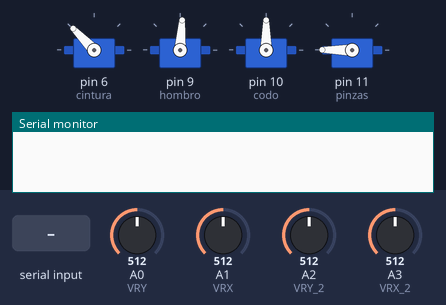
A sketch run on a simulated Arduino Uno, built with avr-gcc and run on an emulated ATmega328P. On the bench: 4 × servo, the last lines printed to the serial monitor. The test bench sets the inputs (shaded band); at power-on: A0 (VRY) = 512, A1 (VRX) = 512, A2 (VRY_2) = 512, A3 (VRX_2) = 512.

Above: at 2.2 s.
2.3 s: "ir_celda\n" received over Serial
At 3.5 s:
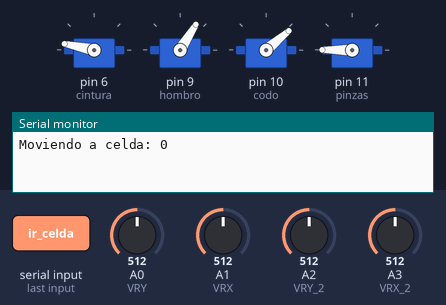
3.8 s: "control_joystick\n" received over Serial
5.3 s: "control_python\n" received over Serial
Timing chart, 0 to 8.3 s (numbered marks = the images above; inputs shaded):
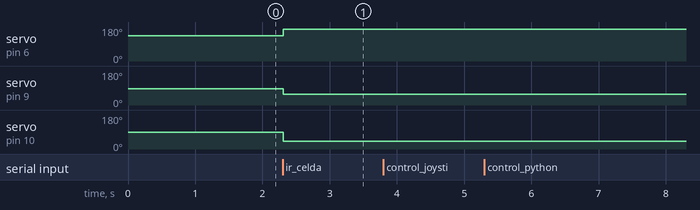

Measured:
- after the input at 2.3 s, servo on pin 6 (cintura): 134° → 168° at once; servo on pin 9 (hombro): 86° → 58° at once; servo on pin 10 (codo): 90° → 40° at once

The sketch:

arduino_code.ino
```cpp
#include <Servo.h>

Servo cintura;
Servo hombro;
Servo codo;
Servo pinzas;

int grados_cintura = 90;
int grados_hombro = 90;
int grados_codo = 90;
int grados_pinzas = 90;

#define VRY A0
#define VRX A1
#define VRY_2 A2
#define VRX_2 A3

// Definición de las coordenadas de las celdas (debe coincidir con Python)
struct Celda {
  int cintura;
  int hombro;
  int codo;
  int pinzas;
};

Celda coordenadas_celdas[] = {
  {168, 58, 40, 180},  // Celda 0 Fila 1, celda 3
  {154, 70, 100, 180},  // Celda 1
  {150, 62, 135, 180}, // Celda 2
  {130, 58, 40, 180},   // Celda 3
  {134, 86, 90, 180},   // Celda 4
  {134, 62, 135, 180}, // Celda 5
  {86, 58, 40, 180},    // Celda 6
  {114, 86, 90, 180},   // Celda 7
  {114, 62, 135, 180} // Celda 8 Fila 1, celda 1

};

bool recibir_comando_python = true; // Bandera para alternar control

void setup() {
  cintura.attach(6);
  hombro.attach(9);
  codo.attach(10);
  pinzas.attach(11);

  pinMode(VRY, INPUT);
  pinMode(VRX, INPUT);
  pinMode(VRY_2, INPUT);
  pinMode(VRX_2, INPUT);

  Serial.begin(9600);

  // Inicializar los servos a la posición de la celda central
  mover_a_celda(4);
  delay(1000); // Espera breve para que los servos se posicionen
}

void loop() {
  if (recibir_comando_python) {
    if (Serial.available() > 0) {
      String command = Serial.readStringUntil('\n');
      if (command.length() > 0) {
        if (command.startsWith("C") && command.indexOf("H") > 1 && command.indexOf("E") > command.indexOf("H") + 1 && command.indexOf("P") > command.indexOf("E") + 1) {
          int cintura_deg = command.substring(1, command.indexOf("H")).toInt();
          int hombro_deg = command.substring(command.indexOf("H") + 1, command.indexOf("E")).toInt();
          int codo_deg = command.substring(command.indexOf("E") + 1, command.indexOf("P")).toInt();
          int pinzas_deg = command.substring(command.indexOf("P") + 1).toInt();

          grados_cintura = constrain(cintura_deg, 0, 180);
          grados_hombro = constrain(hombro_deg, 10, 110);
          grados_codo = constrain(codo_deg, 0, 180);
          grados_pinzas = constrain(pinzas_deg, 0, 180);

          cintura.write(grados_cintura);
          hombro.write(grados_hombro);
          codo.write(grados_codo);
          pinzas.write(grados_pinzas);

          Serial.print("Recibido de Python: ");
          Serial.print("C"); Serial.print(grados_cintura);
          Serial.print("H"); Serial.print(grados_hombro);
          Serial.print("E"); Serial.print(grados_codo);
          Serial.print("P"); Serial.println(grados_pinzas);
        } else if (command.startsWith("ir_celda")) {
          int celda_index = command.substring(command.indexOf(" ") + 1).toInt();
          if (celda_index >= 0 && celda_index < 9) {
            mover_a_celda(celda_index);
            Serial.print("Moviendo a celda: ");
            Serial.println(celda_index);
          } else {
            Serial.println("Índice de celda inválido.");
          }
        } else if (command == "control_joystick") {
          recibir_comando_python = false;
          Serial.println("Cambiando a control por joystick.");
        }
      }
    }
  } else {
    // Control por joysticks (tu código original)
    int LVRY = analogRead(VRY);
    int LVRX = analogRead(VRX);
    int LVRY_2 = analogRead(VRY_2);
    int LVRX_2 = analogRead(VRX_2);

    if (LVRY < 340) grados_cintura -= 4;
    else if (LVRY > 680) grados_cintura += 4;
    grados_cintura = constrain(grados_cintura, 0, 180);
    cintura.write(grados_cintura);

    if (LVRX < 340) grados_hombro += 4;
    else if (LVRX > 680) grados_hombro -= 4;
    grados_hombro = constrain(grados_hombro, 10, 110);
    hombro.write(grados_hombro);

    if (LVRY_2 < 340) grados_codo += 5;
    else if (LVRY_2 > 680) grados_codo -= 5;
    grados_codo = constrain(grados_codo, 0, 180);
    codo.write(grados_codo);

    if (LVRX_2 < 340) grados_pinzas -= 5;
    else if (LVRX_2 > 680) grados_pinzas += 5;
    grados_pinzas = constrain(grados_pinzas, 0, 180);
    pinzas.write(grados_pinzas);

    Serial.print("Joystick - Cintura: "); Serial.print(grados_cintura);
    Serial.print(", Hombro: "); Serial.print(grados_hombro);
    Serial.print(", Codo: "); Serial.print(grados_codo);
    Serial.print(", Pinzas: "); Serial.println(grados_pinzas);

    delay(40);

    if (Serial.available() > 0) {
      String command = Serial.readStringUntil('\n');
      if (command == "control_python") {
        recibir_comando_python = true;
        Serial.println("Cambiando a control por Python.");
      }
    }
  }
}

void mover_a_celda(int index) {
  if (index >= 0 && index < 9) {
    cintura.write(coordenadas_celdas[index].cintura);
    hombro.write(coordenadas_celdas[index].hombro);
    codo.write(coordenadas_celdas[index].codo);
    pinzas.write(coordenadas_celdas[index].pinzas);

    grados_cintura = coordenadas_celdas[index].cintura;
    grados_hombro = coordenadas_celdas[index].hombro;
    grados_codo = coordenadas_celdas[index].codo;
    grados_pinzas = coordenadas_celdas[index].pinzas;
  } else {
    Serial.println("Índice de celda fuera de rango.");
  }
}
```
